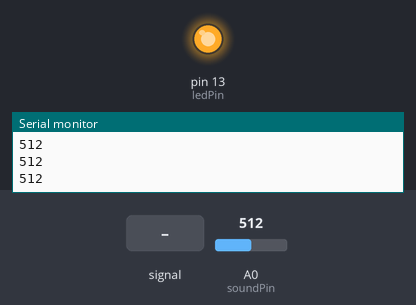
Bench run of a sketch on a simulated Arduino Uno, built with avr-gcc and run on an emulated ATmega328P. On the bench: output pins drawn as LEDs (lit = HIGH), the last lines printed to the serial monitor. Inputs (shaded band) come from the test bench; at power-on: A0 (soundPin) = 512.

Above: at 1.2 s.
1.3 s: A0 (soundPin) set to 494
At 2.0 s:
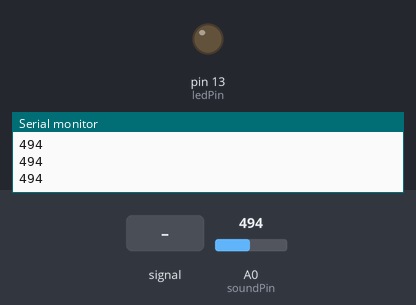
2.8 s: A0 (soundPin) fed a 200 Hz sine of ±81 counts around its level
At 3.31 s:
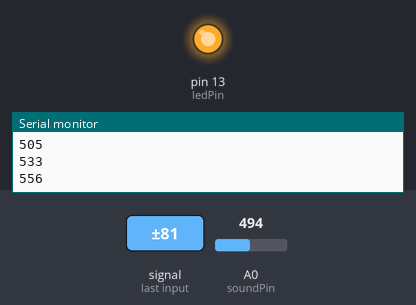
5.8 s: A0 (soundPin) set to 306
At 6.2 s:
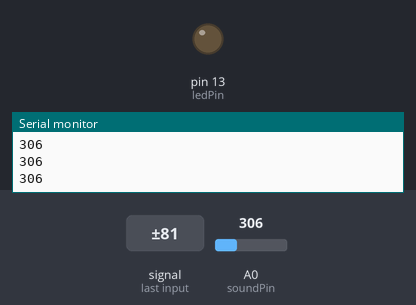
7.3 s: A0 (soundPin) set to 510
At 7.8 s:
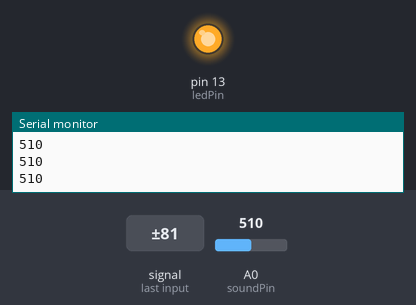
Timing chart, 0 to 10.3 s (numbered marks = the images above; inputs shaded):
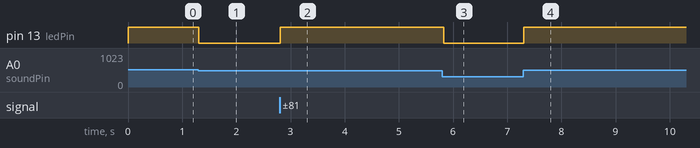

Measured:
- the behaviour switches between 501 and 500 on A0 (soundPin) (found by bisection; images 0 and 1)
- after the input at 1.3 s, pin 13 (ledPin): HIGH → LOW at once
- after the input at 2.8 s, pin 13 (ledPin): LOW → HIGH at once
- after the input at 5.8 s, pin 13 (ledPin): HIGH → LOW at once
- after the input at 7.3 s, pin 13 (ledPin): LOW → HIGH at once

The sketch:

hardware-interfacing.ino
```cpp
const int soundPin = A0;   // KY-037 sound sensor analog interface
const int ledPin = 13;     // Arduino LED pin
int soundVal;              // sound sensor readings

void setup() {
  pinMode(soundPin, INPUT);
  pinMode(ledPin, OUTPUT);
  Serial.begin(9600);
}

void loop() {
  // Read the sound sensor
  soundVal = analogRead(soundPin);

  // Print sound value to serial
  Serial.println(soundVal);

  // If sound level is above a threshold, indicate a clap
  if (soundVal > 500) {
    digitalWrite(ledPin, HIGH); // Turn ON Arduino's LED
    delay(100); // Wait for a short duration
    digitalWrite(ledPin, LOW);  // Turn OFF Arduino's LED
  }
}
```
